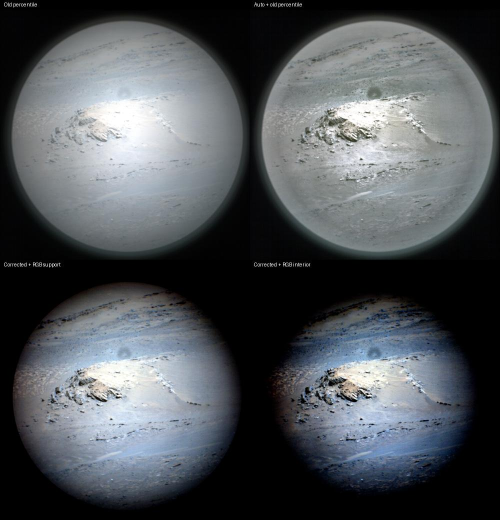
#> input picture auto_comparison.jpg, 1000 x 1040 px (shown at 1/2 size); its folder holds only this picture in this run
$ python -i image_adjustments.py   (imports and definitions only)
#> lines starting #> are read from the running program, lines starting #| are printed output that depends on the picture; after the words box and inside, x2 and y2 are one past the last pixel; in counts of white or black regions, pixels touching at a corner belong together
#> further down, picture is the input picture: PIL image 1000x1040 RGB; mean R, G, B 78.8, 83.1, 87.1
"""Non-destructive levels and sharpening, with a shared adjustment pipeline."""
import copy
from PIL import Image,ImageFilter,ImageEnhance,ImageOps,ImageStat
from PySide6.QtCore import Qt
from PySide6.QtGui import QImage,QPixmap
from PySide6.QtWidgets import QDialog,QVBoxLayout,QFormLayout,QLabel,QSpinBox,QDoubleSpinBox,QDialogButtonBox
from image_smoothing import smooth_image
from value_control import ValueControl


# [41 lines left out: functions balance_colors, percentile_stretch, not called in this run]


def detect_useful_area(image):
    """Estimate the bright valid field; reject transparency and near-black vignette."""
    import cv2
    import numpy as np
    rgb = np.asarray(image.convert('RGB'))
    visible = np.ones(rgb.shape[:2],dtype=bool)
    if 'A' in image.getbands():
        visible &= np.asarray(image.getchannel('A')) > 0
    if not visible.any():
        return visible
    brightness = rgb.max(axis=2)
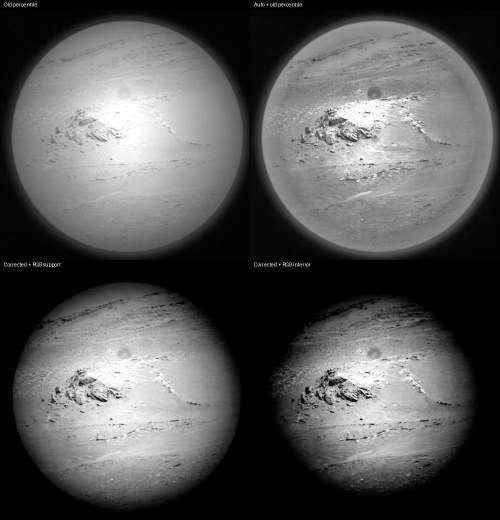
#> brightness: shape (1040, 1000) (shown at 1/2 size); min 0, max 255, mean 87.7
    cutoff = max(5,min(20,float(np.percentile(brightness[visible],95))*.06))
#> cutoff = 13.08
    valid = visible & (brightness > cutoff)
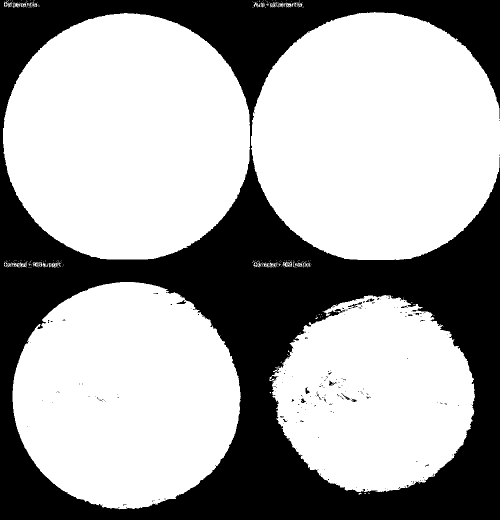
#> valid: shape (1040, 1000) bool (shown at 1/2 size); 64.8% white; 244 black regions (232 under 20 px), largest, box (x1, y1, x2, y2) and area: (0, 0, 1000, 1040) 365004, (696, 604, 724, 618) 107, (611, 775, 620, 788) 60
    count,labels,stats,_ = cv2.connectedComponentsWithStats(valid.astype(np.uint8),8)
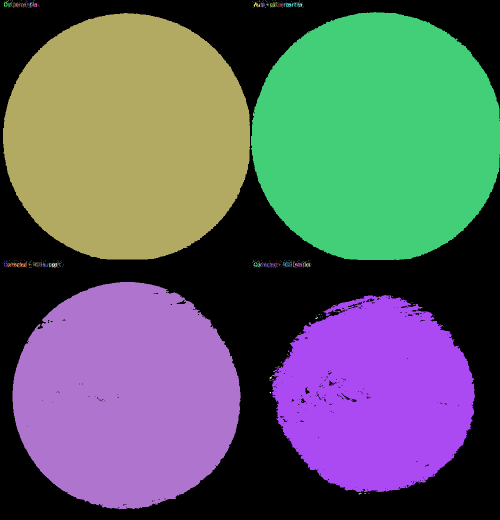
#> labels: shape (1040, 1000) int32 (shown at 1/2 size); 260 distinct labels, from 0 to 259; one colour per label, 0 black
#> count = 260; stats = 260 rows, first 6: [0, 0, 1000, 1040, 366387], [12, 1, 1, 1, 1], [16, 0, 2, 2, 2], [20, 1, 1, 1, 1], [24, 1, 1, 1, 1], [42, 1, 1, 1, 1]
    if count > 2:
        largest = 1+int(np.argmax(stats[1:,cv2.CC_STAT_AREA]))
#> largest = 91
        if stats[largest,cv2.CC_STAT_AREA] >= .9*np.count_nonzero(valid):
            valid = labels == largest
    return valid


# [44 lines left out: functions protect_highlights, natural_percentile_stretch, gray_world_balance, not called in this run]


def auto_enhance_masks(image):
    """Keep display support separate from a conservative interior statistics mask."""
    import cv2
    import numpy as np
    support = detect_useful_area(image)
    if not support.any():
        return support,support.copy()
    # A gray camera surround can be well above the near-black cutoff. Accept
    # an Otsu component only when its outline actually fits an enclosed ellipse.
    gray = cv2.cvtColor(np.asarray(image.convert('RGB')),cv2.COLOR_RGB2GRAY)
    smooth = cv2.GaussianBlur(gray,(0,0),max(1,min(gray.shape)*.004))
    _,binary = cv2.threshold(smooth,0,255,cv2.THRESH_BINARY+cv2.THRESH_OTSU)
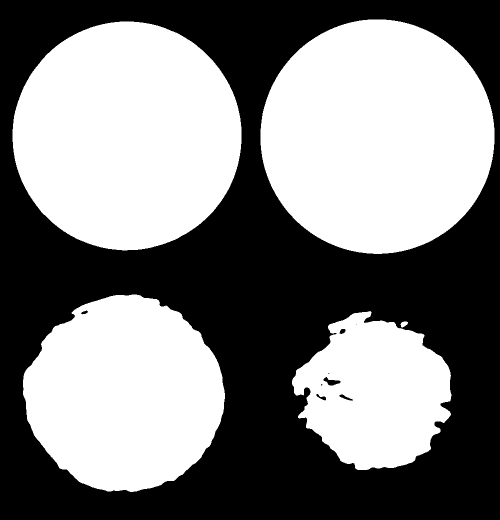
#> binary: shape (1040, 1000) (shown at 1/2 size); 50.7% white; 9 black regions (3 under 20 px)
    contours,_ = cv2.findContours(binary,cv2.RETR_EXTERNAL,cv2.CHAIN_APPROX_SIMPLE)
#> contours = 5 contours; box (x1, y1, x2, y2) and area: (521, 39, 989, 508) 171631, (25, 43, 483, 501) 163628, (46, 589, 450, 984) 120156, (584, 622, 903, 940) 69640, (801, 643, 816, 655) 103
    if contours:
        contour = max(contours,key=cv2.contourArea)
#> contour = contour of 666 points, box (x1, y1, x2, y2) (521, 39, 989, 508), area 171631
        if len(contour) >= 5:
            ellipse = cv2.fitEllipse(contour)
#> ellipse = ((754.6, 272.8), (467.2, 467.8), 160)
            (cx,cy),(ew,eh),angle = ellipse
#> cx = 754.6; cy = 272.8; ew = 467.2; eh = 467.8; angle = 160
            fitted = np.zeros(gray.shape,np.uint8)
            cv2.ellipse(fitted,ellipse,1,-1)
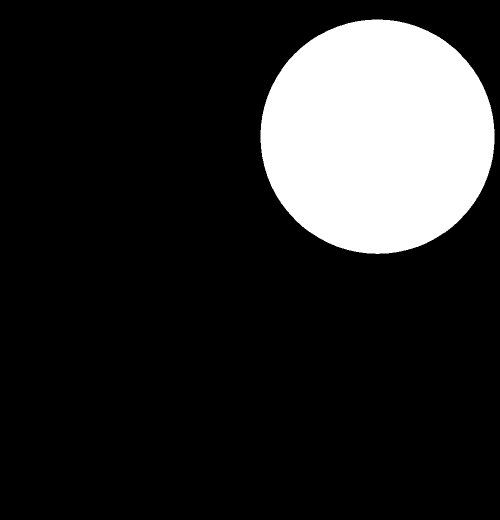
#> fitted: shape (1040, 1000) (shown at 1/2 size); values 0 (black) and 1 (white), 16.5% white; 1 white region, box (x1, y1, x2, y2) and area: (521, 39, 989, 508) 172106
            filled = np.zeros_like(fitted)
            cv2.drawContours(filled,[contour],-1,1,-1)
#> filled: shape (1040, 1000); values 0 (black) and 1 (white), 16.6% white; 1 white region, box (x1, y1, x2, y2) and area: (521, 39, 989, 508) 172293
            overlap = np.count_nonzero(fitted & filled)/max(1,np.count_nonzero(fitted | filled))
#> overlap = 0.998
            bx,by,bw,bh = cv2.boundingRect(contour)
#> bx = 521; by = 39; bw = 468; bh = 469
            if (.25 < fitted.mean() < .88 and overlap > .94 and
                    min(ew,eh)/max(ew,eh) > .75 and bx > 0 and by > 0 and
                    bx+bw < gray.shape[1] and by+bh < gray.shape[0]):
                support &= fitted.astype(bool)
    yy,xx = np.nonzero(support)
    w,h = xx.max()-xx.min()+1,yy.max()-yy.min()+1
#> w = 994; h = 1019
    center_x,center_y = (xx.max()+xx.min())/2,(yy.max()+yy.min())/2
#> center_x = 502.5; center_y = 509
    gy,gx = np.ogrid[:support.shape[0],:support.shape[1]]
#> gy = 1040 values from 0 to 1039
    # A dark surround suggests a circular camera field. Avoid cutting ordinary
    # full-frame rectangular photographs into a circle.
    if support.mean() < .9:
        # Follow the detected field, including an elliptical/off-center outline.
        # Trim its transition rim rather than sampling only the central hotspot.
        distance = cv2.distanceTransform(np.pad(support.astype(np.uint8),1),cv2.DIST_L2,5)[1:-1,1:-1]
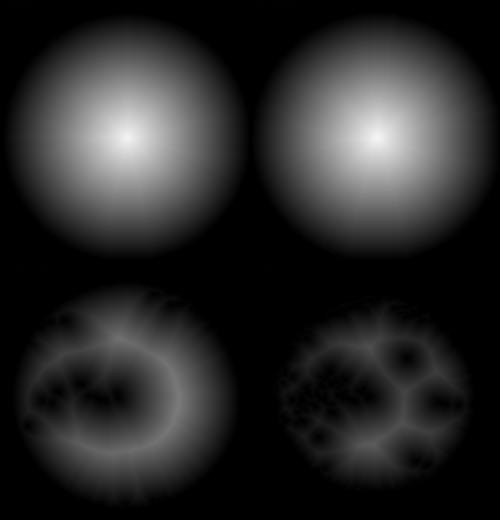
#> distance: shape (1040, 1000) float32 (shown at 1/2 size); min 0, max 245.9, mean 41.6
        interior = distance > max(2,.06*min(w,h))
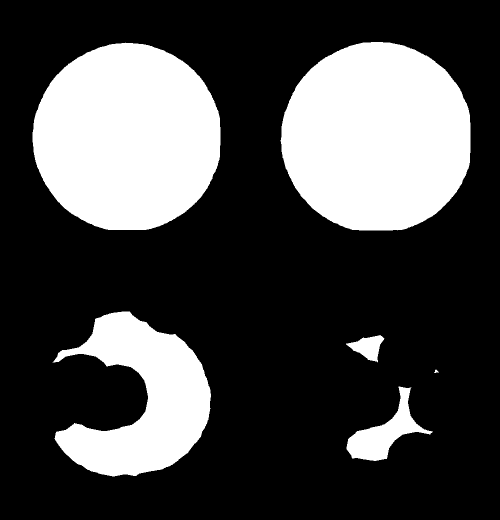
#> interior: shape (1040, 1000) bool (shown at 1/2 size); 28.1% white; 6 white regions, box (x1, y1, x2, y2) and area: (561, 84, 941, 461) 114330, (65, 85, 441, 460) 111408, (105, 623, 422, 953) 55895, (693, 773, 866, 922) 8563, (692, 670, 769, 725) 2151, (868, 739, 878, 746) 37
    else:
        margin = max(1,round(min(w,h)*.12))
        interior = ((gx >= xx.min()+margin)&(gx <= xx.max()-margin)&
                    (gy >= yy.min()+margin)&(gy <= yy.max()-margin))
    brightness = np.asarray(image.convert('RGB')).max(axis=2)
    cutoff = max(10,float(np.percentile(brightness[support],90))*.18)
#> cutoff = 37.8
    statistics = support & interior & (brightness > cutoff)
#> statistics: shape (1040, 1000) bool; 28.1% white; 6 white regions, box (x1, y1, x2, y2) and area: (561, 84, 941, 461) 114328, (65, 85, 441, 460) 111408, (105, 623, 422, 953) 55895, (693, 773, 866, 922) 8550, (692, 670, 769, 725) 2151, (868, 739, 878, 746) 37
    # No fallback to the dark rim when the conservative interior is unusable.
    return support,statistics


# [162 lines left out: functions correct_illumination, masked_luminance_clahe, mars_scene_chroma, auto_enhance_mars_image, save_auto_enhance_stages, apply_adjustments, not called in this run]

class AdjustmentDialog(QDialog):
    # [35 lines left out: functions __init__, update_preview, not called in this run]

>>> from PIL import Image
>>> picture = Image.open('auto_comparison.jpg')
>>> result = auto_enhance_masks(picture)
